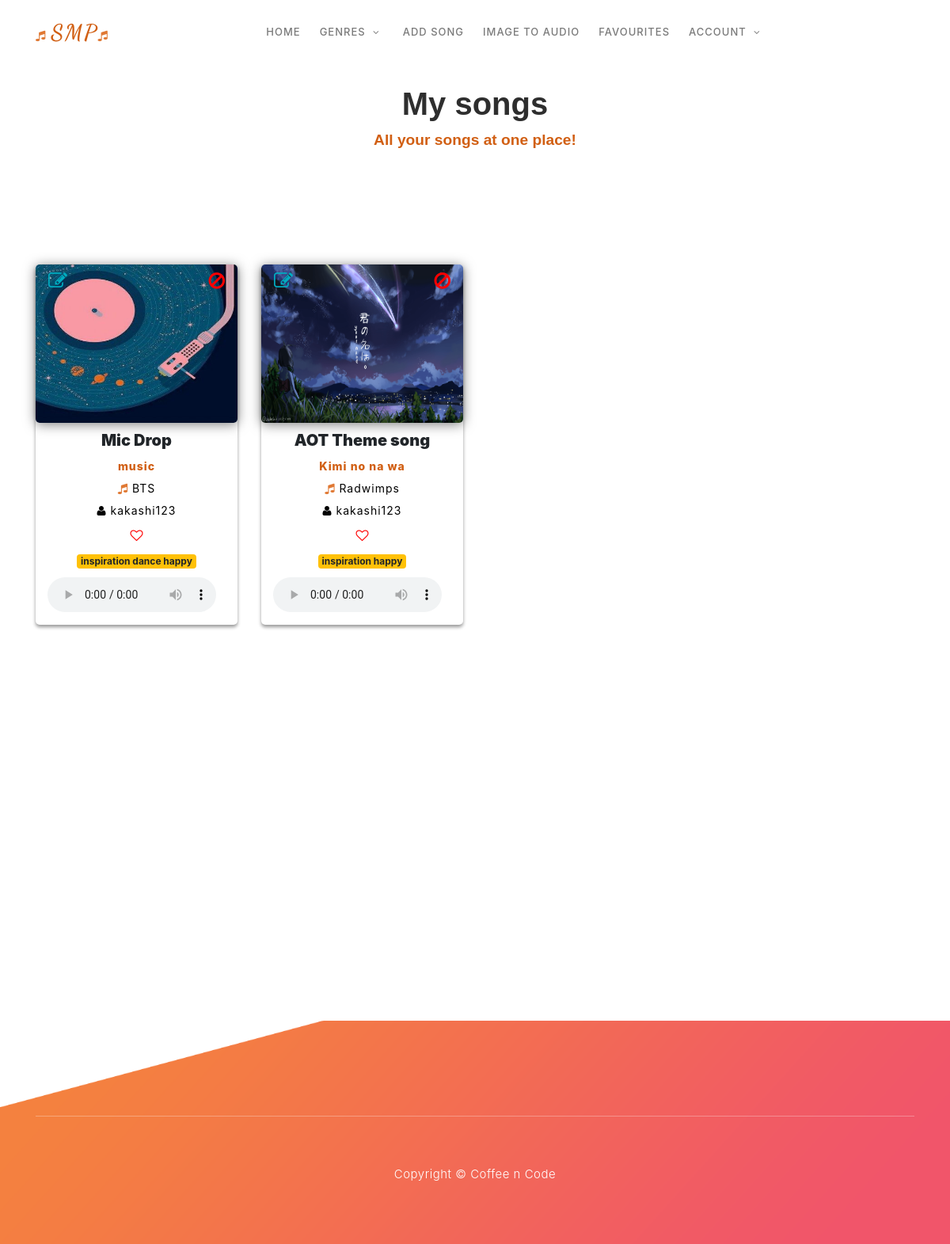
Screenshot of /main/my_songs (signed in) with the database file from the repository.
### main/models.py (models this page shows, shortened)
class Song(models.Model):
    file_name = models.FileField(upload_to='songs',default='aot.mp3')
    title = models.CharField(max_length=100)
    artist = models.CharField(max_length=100,default=' ',blank=True)
    user = models.ForeignKey(User,on_delete=models.CASCADE,related_name='addedby')
    album = models.CharField(max_length=100, blank=True)
    tags = models.CharField(max_length=50, blank=True)
    cover_image = models.ImageField(default='default_cover.jpg',upload_to='cover_images')
    play_count = models.IntegerField(default=0)
    added_date = models.DateTimeField(auto_now_add=True)
    likedby = models.ManyToManyField(User,related_name='likedby',blank=True)
    is_pdf = models.BooleanField(default=False)
    def get_is_liked(self,user):
        objs = self.likedby.all()
        for obj in objs:
            if obj == user:
                return True
        return False
    class Meta:
        unique_together = [['user','title','added_date']]

### main/views.py (the view, shortened to what this page needs)
# urls.py: path('my_songs', views.my_songs, name='my_songs'),
def my_songs(request):
    if not request.user.is_authenticated:
        return redirect('errorpage')
    my_songs = Song.objects.all()
    my_songs = my_songs.filter(user=request.user)
    context = {
        'my_songs' : my_songs,
    }
    return render(request,'main/my_songs.html',context)

### main/templatetags/define_action.py (called while the page is built)
@register.filter
def get_liked(obj,user):
    return obj.get_is_liked(user)

### main/templates/main/my_songs.html (shortened to what this page needs)
{% include 'main/header.html' %}
{% load static %}
{% load define_action %}
    <div class="row">
      <div class="col-12 pageheading">
          <div class="page-title">My songs</div>
          <div class="subh">All your songs at one place!</div>
      </div>
  </div>
      <div id="cards_landscape_wrap-2">
        <div class="container">
            <div class="row">
                {% for ob in my_songs %}
                <div class="col-xs-12 col-sm-6 col-md-3 col-lg-3">
                        <div class="card-flyer">
                            <div class="text-box">
                                <div class="image-box" style="position: relative;">
                                        <img src="{{ ob.cover_image.url }}" alt="" />
                                        {% if ob.user == request.user %}
                                        <div class="centered-1">
                                            <a href="{% url 'update_song' ob.id %}"><i class="fa fa-edit song-update"></i></a>
                                        </div>
                                        <div class="centered-2">
                                            <a href="#" role="button"  data-toggle="modal" data-target="#exampleModal">
                                                <i class="fa fa-ban song-delete" onclick="setDeleteId({{ob.id}})"></i>
                                            </a>
                                        </div>
                                        {% endif %}
                                </div>
                                <div class="text-container">
                                    <h5 style="font-weight: 900;">{{ ob.title }}</h5>
                                    <p class="album" style="color: #d15f13;">{{ ob.album }}</p>
                                    <p class="sub"> <i class="fa fa-music"></i> {{ ob.artist }}</p>
                                    <p class="sub"> <i class="fa fa-user"></i> {{ ob.user }}</p>
                                    <form method="POST">
                                    {% if ob|get_liked:request.user == True %}
                                    <button id="swapHeart" class="btn btn-default" name="unsubscribe">
                                        <span class="fa fa-heart"> <span class="tooltip" style="margin-top: 20px;">Remove from favourites</span></span>
                                    </button>
                                    {% else %}
                                    <button id="swapHeart" class="btn btn-default" name="subscribe">
                                        <span class="fa fa-heart-o"> <span class="tooltip" style="margin-top: 20px;">Add to favourites</span></span>
                                    </button>
                                      {% endif %}
                                      <br>
                                    <a href="#"><span class="badge badge-warning"> {{ ob.tags }} </span></a> <br>
                                    <audio controls id="soundPlayer" onplay="sendCount({{ob.id}});">
                                        <source src="{{ ob.file_name.url }}" type="audio/mpeg">
                                    </audio>
                                </div>
                            </div>
                        </div>
                </div>
                {% endfor %}
            </div>
        </div>
    </div>
    <section class="section" id="about">
    </section>  </div>
    <footer id="contact-us">
        <div class="container">
            <div class="row">
                <div class="col-lg-12">
                    <div class="sub-footer">
                        <p>Copyright &copy; Coffee n Code</p>
                    </div>
                </div>
            </div>
        </div>
    </footer>
</body>
</html>

### main/static/main/assets/css/templatemo-lava.css (style rules this page uses)
html, body, div, span, applet, object, iframe, h1, h2, h3, h4, h5, h6, p, blockquote, div pre, a, abbr, acronym, address, big, cite, code, del, dfn, em, font, img, ins, kbd, q, s, samp, small, strike, strong, sub, sup, tt, var, b, u, i, center, dl, dt, dd, ol, ul, li, figure, header, nav, section, article, aside, footer, figcaption { margin: 0; padding: 0; border: 0; outline: 0; }
header, nav, section, article, aside, footer, hgroup { display: block; }
* { box-sizing: border-box; }
html, body { font-family: 'Poppins', sans-serif; font-weight: 400; background-color: #fff; font-size: 16px; -ms-text-size-adjust: 100%; -webkit-font-smoothing: antialiased; -moz-osx-font-smoothing: grayscale; }
a { text-decoration: none !important; }
h1, h2, h3, h4, h5, h6 { margin-top: 0px; margin-bottom: 0px; }
p { font-size: 15px; line-height: 25px; color: #888; }
html, body { background: #fff; font-family: 'Poppins', sans-serif; }
#about { padding: 100px 0px; position: relative; z-index: 9; }
footer { margin-top: 200px; padding-top: 120px; background-image: url(../images/footer-bg.png); background-repeat: no-repeat; background-position: center center; background-size: cover; width: 100%; }
footer .sub-footer { padding: 60px 0px; border-top: 1px solid rgba(250,250,250,0.3); text-align: center; }
footer .sub-footer p { color: #fff; font-size: 15px; font-weight: 300; letter-spacing: 0.5px; }

### main/static/main/mycustom.css (style rules this page uses)
.pageheading { font-family: 'Montserrat', sans-serif; text-align: center; font-size: 2.5rem; padding-top: 1px; padding-bottom: 10px; color: #2e2e2e; font-weight: 800; }
.subh { font-family: 'Montserrat', sans-serif; text-align: center; font-size: 1.2rem; padding: 2px; color: #d15f13; }
#cards_landscape_wrap-2 { text-align: center; background: white; }
#cards_landscape_wrap-2 .container { padding-top: 80px; padding-bottom: 100px; }
#cards_landscape_wrap-2 a { text-decoration: none; outline: none; }
#cards_landscape_wrap-2 .card-flyer { border-radius: 5px; }
#cards_landscape_wrap-2 .card-flyer .image-box { background: #ffffff; overflow: hidden; box-shadow: 0px 2px 15px rgba(0, 0, 0, 0.50); border-radius: 5px; }
#cards_landscape_wrap-2 .card-flyer .image-box img { -webkit-transition:all .9s ease; -moz-transition:all .9s ease; -o-transition:all .9s ease; -ms-transition:all .9s ease; width: 100%; height: 200px; }
#cards_landscape_wrap-2 .card-flyer .text-box { text-align: center; }
#cards_landscape_wrap-2 .card-flyer .text-box .text-container { padding: 10px 9px; }
#cards_landscape_wrap-2 .card-flyer { background: #FFFFFF; margin-top: 50px; -webkit-transition: all 0.2s ease-in; -moz-transition: all 0.2s ease-in; -ms-transition: all 0.2s ease-in; -o-transition: all 0.2s ease-in; transition: all 0.2s ease-in; box-shadow: 0px 3px 4px rgba(0, 0, 0, 0.40); }
#cards_landscape_wrap-2 .card-flyer .text-box p { margin-top: 3px; margin-bottom: 0px; padding-bottom: 0px; font-size: 14px; letter-spacing: 1px; color: #000000; }
#soundPlayer { width: 90%; padding-top: 10px; }
.album { font-weight: 800; color: #d15f13; }
.btn { margin: 0 auto; display: block; }
button > span { color: red; font-size:20px; }
.centered-2 { position: absolute; top: 8px; right: 16px; }
.centered-1 { position: absolute; top: 8px; left: 16px; }
.song-delete { color: red; font-size: 1.5rem; }
.song-update { color:#00acc1; font-size: 1.5rem; }
.fa-music { color: #e07934; font-size: 0.9rem; }

### rows the page displays
Song: cover_image (placeholder picture), title "Mic Drop", album "music", artist "BTS", user "kakashi123", tags "inspiration dance happy"
Song: cover_image (picture), title "AOT Theme song", album "Kimi no na wa", artist "Radwimps", user "kakashi123", tags "inspiration happy"
